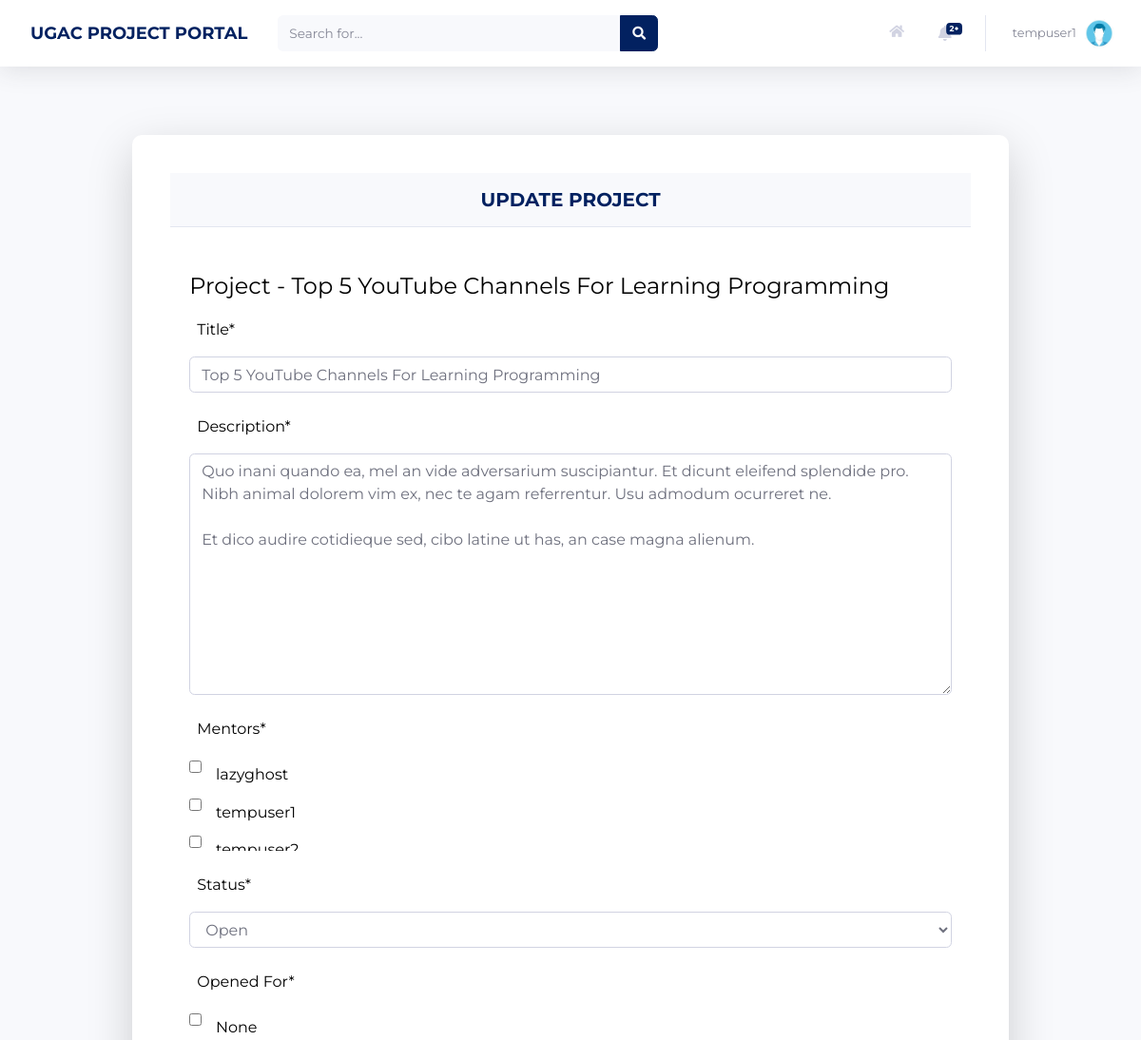
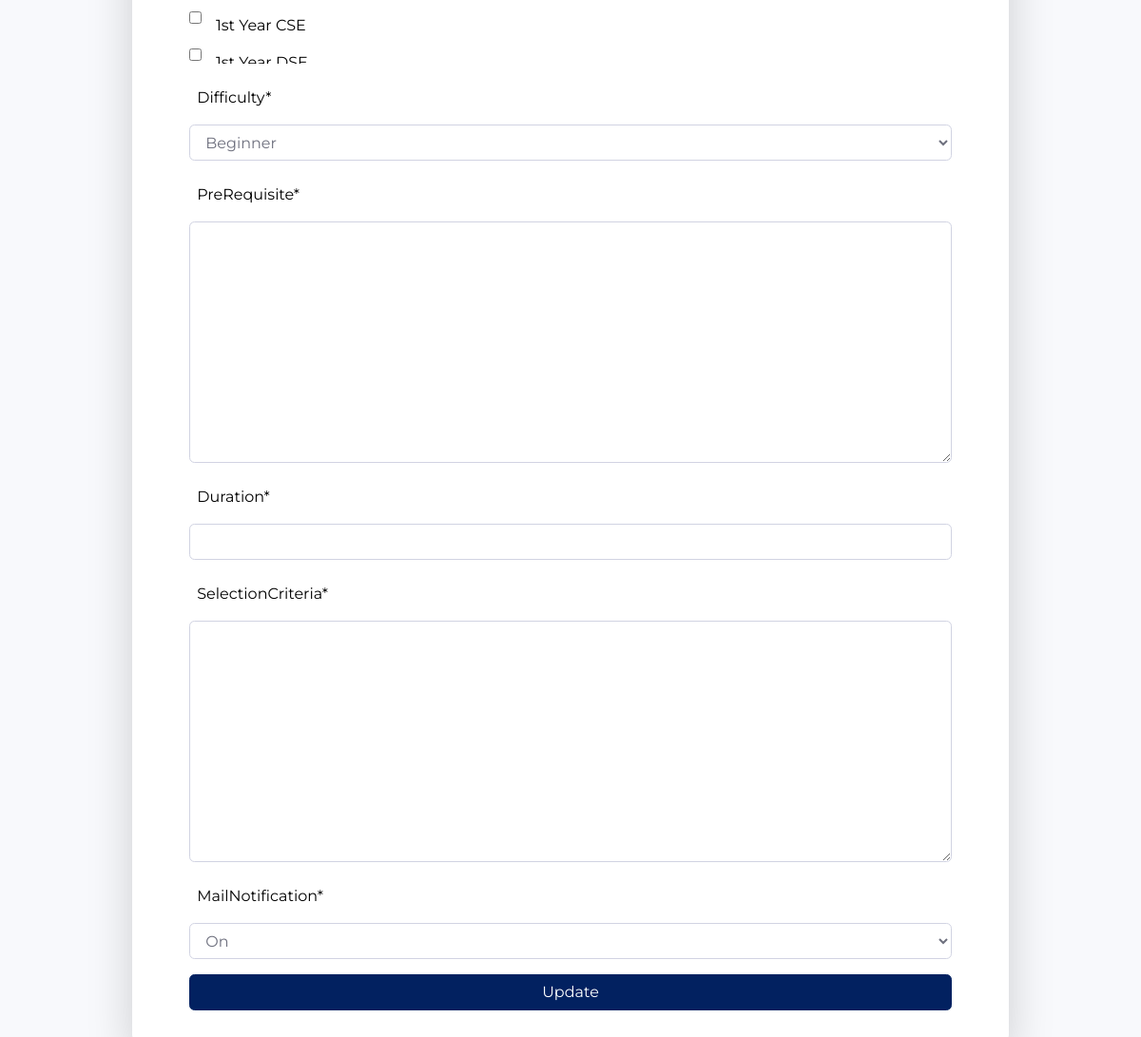
Page /project/update/?project_id=27 (signed in) on the earlier database version (2 pictures, top to bottom).
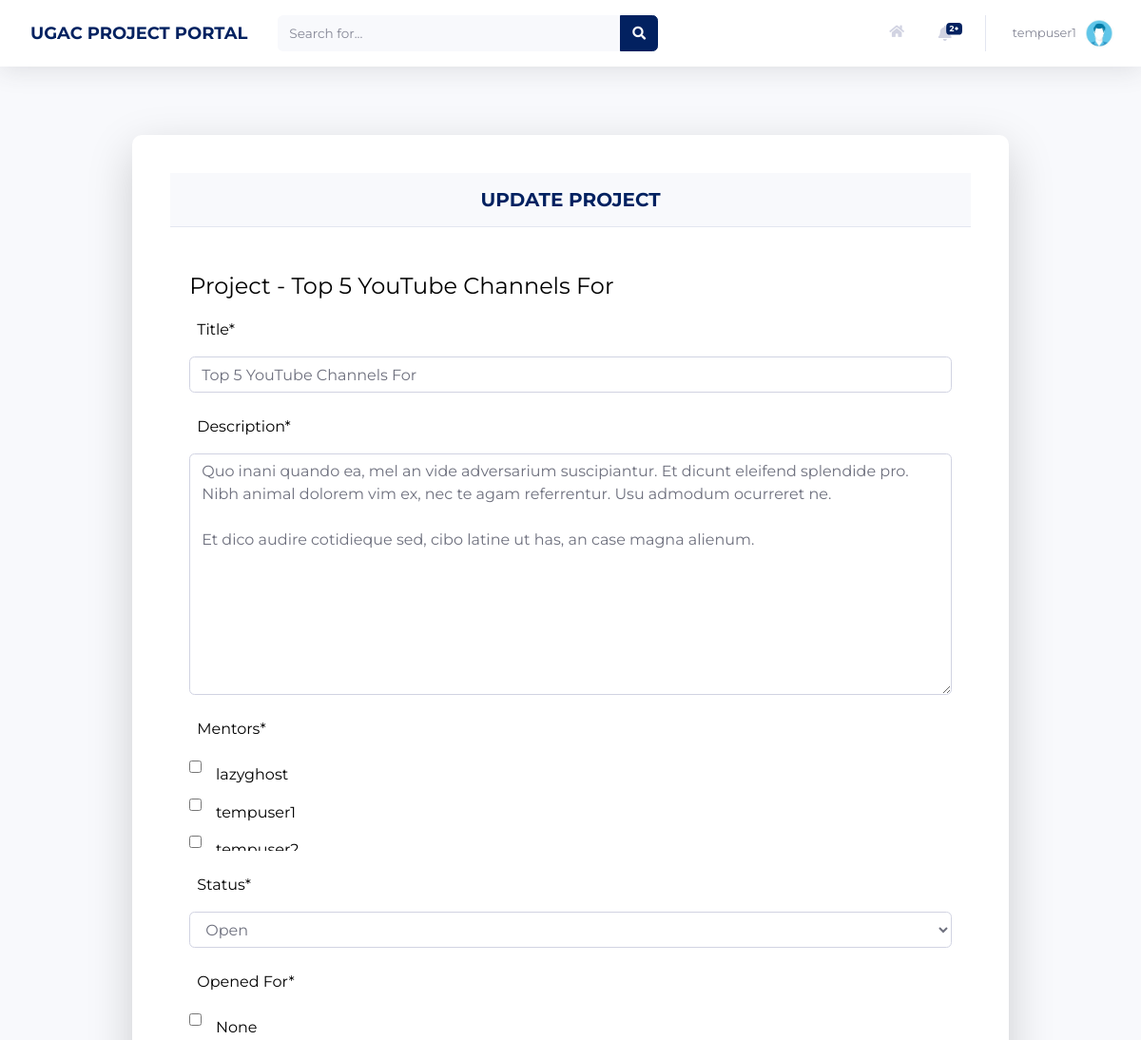
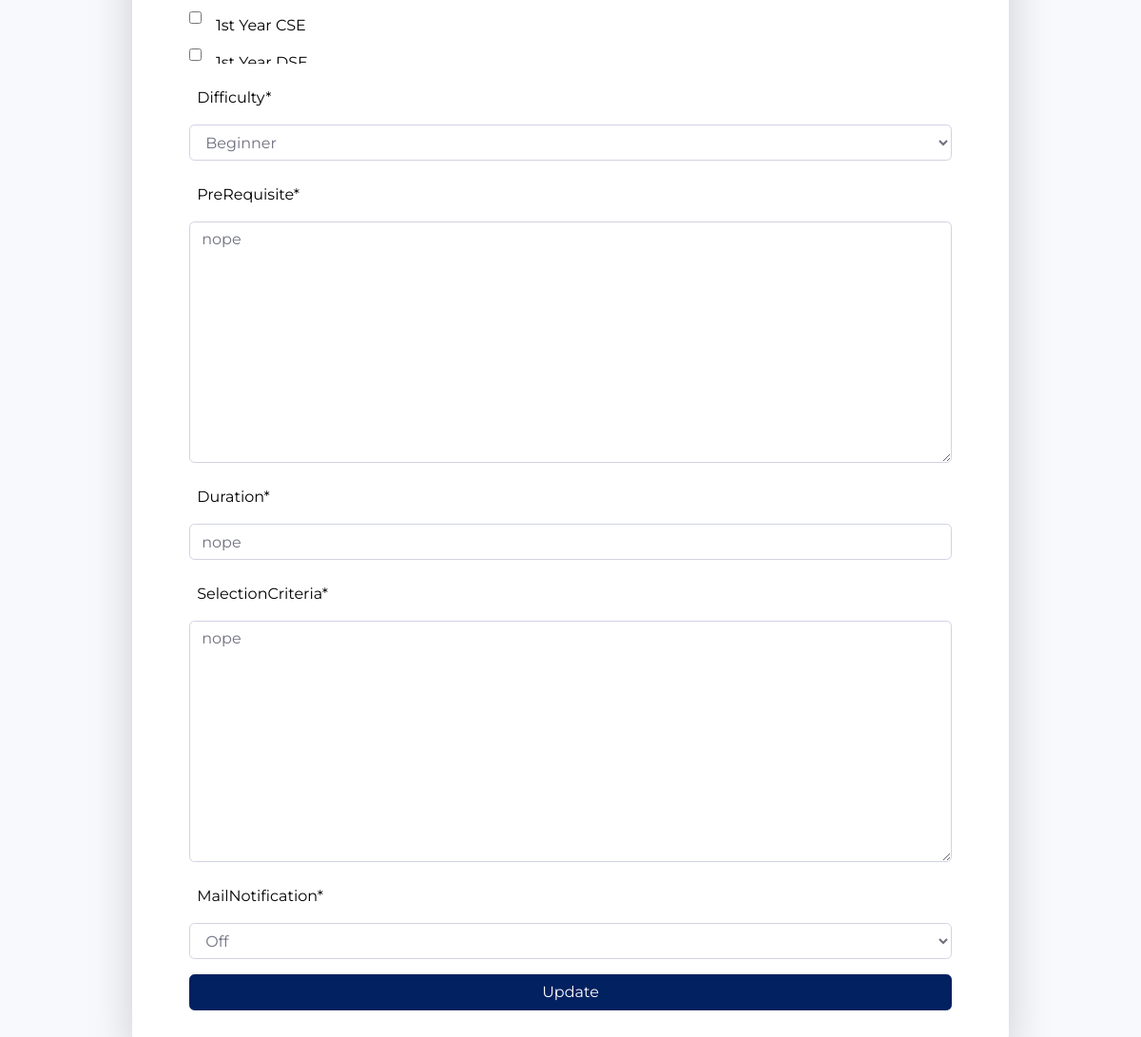
Same page on the later database version (2 pictures, top to bottom).
### home/models.py (models this page shows, shortened)
class Project(models.Model):
    Title = models.CharField(max_length=30)
    Description = models.TextField()
    FloatedBy = models.ForeignKey(User, on_delete=models.CASCADE)
    Mentors = models.ManyToManyField(User, related_name='Mentors', blank = True)
    Status = models.CharField(max_length=10, choices=STATUS_CHOICES, default='Open')
    OpenedFor = models.CharField(max_length=300)
    Difficulty = models.CharField(max_length=15, choices=DIFFICULTY_CHOICES, default='Beginner')
    PreRequisite = models.TextField()
    Duration = models.CharField(max_length=30)
    DatePosted = models.DateTimeField(default = timezone.now)
    SelectionCriteria = models.TextField()
    MailNotification = models.CharField(max_length=5, choices=NOTIFICATION_CHOICES,default='On')
    ApplyRequest = models.ManyToManyField(User, related_name='ApplyRequest', blank = True)
    AlreadyApplied = models.ManyToManyField(User, related_name='AlreadyApplied', blank = True)

### home/decorators.py (the view)
    def wrap(request, *args, **kwargs):
        project_id = request.GET.get('project_id')
        project = Project.objects.get(pk=project_id)
        if project.FloatedBy == request.user:
            return function(request, *args, **kwargs)
        else:
            raise PermissionDenied

### home/templates/home/projectUpdate.html (shortened to what this page needs)
{% extends 'home/base.html' %}
{% load static %}
{% load crispy_forms_tags %}
{% block stylesheets %}
<link rel="stylesheet" type="text/css" href="{% static 'home/style.css' %}">
<link rel="stylesheet" type="text/css" href="{% static 'home/projectsRegister.css' %}">
{% endblock stylesheets %}
{% block content %}
{% block projectUpdatePageBlock %}
<div >
	<br>
	<br>
		<div class="container card shadow-lg py-3" style="width:80%">
			<br>
			<div class="card-header py-3" >
		      <h5 class="m-0 font-weight-bold text-primary text-center">UPDATE PROJECT</h5>
		  </div>
			<br>
		<div class="card-body">
			<form method="POST">
			<fieldset>
				<legend>Project - {{ project_title }}</legend>
				{{ project_form|crispy }}
			</fieldset>
			<div>
				<button class="btn btn-primary btn-user btn-block" type="submit">Update</button>
			</div>
		</form>
		</div>
		</div>
	<br>
	<br>
</div>
{% endblock projectUpdatePageBlock %}
{% endblock content %}

Differences in the rows shown:
changed Project "Open": Title "Top 5 YouTube Channels For Learning Programming" → "Top 5 YouTube Channels For"; PreRequisite (not shown) → "nope"; Duration (not shown) → "nope"; SelectionCriteria (not shown) → "nope"; MailNotification "On" → "Off"
